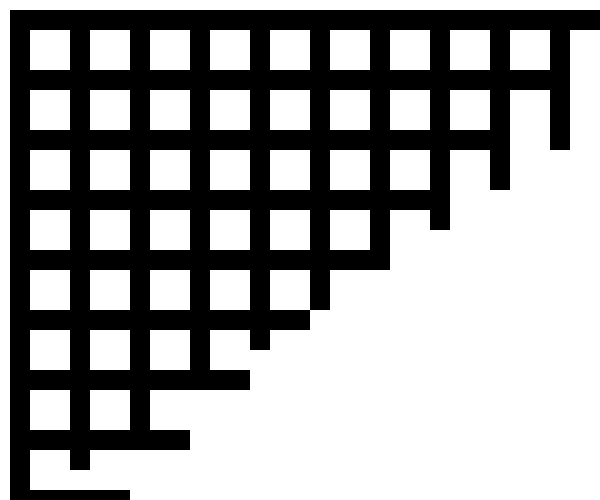
Frame 1 (no input)
Frame 60 (the mouse pressed at the canvas centre just before this capture): identical to frame 1, image omitted
Frame 120 (the mouse held since frame 60 and released just before this capture): identical to frame 1, image omitted

The Processing sketch that drew this single still picture (run headless with seeded random() and noise(); from frame 60 on, the mouse is pressed at the canvas centre):

// Processing sketch: processing_10049
// ── processing_10049.pde

void setup()
{
  size(600,500);
  background(255);
  noStroke();
  fill(0);
  
}


void draw()
{
  for(int i = 0; i < 13; i++ )
  {
  rect(10,10+i*60,width-i*60,20);
  }
  
  for(int u = 0; u < 13; u++ )
  {
  rect(10+u*60,10,20,height-u*40);
  }
  
}
